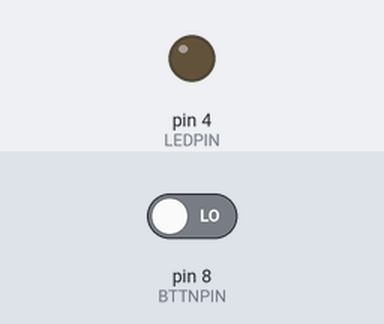
Bench run of a sketch on a simulated Arduino Uno, built with avr-gcc and run on an emulated ATmega328P. On the bench: output pins drawn as LEDs (lit = HIGH). The inputs (shaded band) are chosen by the test bench; at power-on: pin 8 (BTTNPIN) LOW.

Above: at 1.2 s.
1.3 s: pin 8 (BTTNPIN) driven HIGH
At 2.5 s:
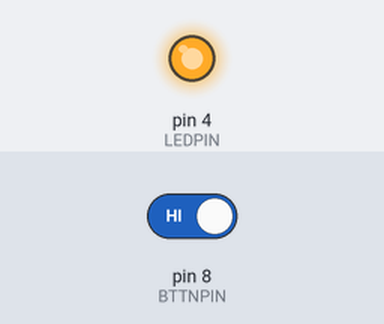
2.8 s: pin 8 (BTTNPIN) driven LOW
At 3.8 s:
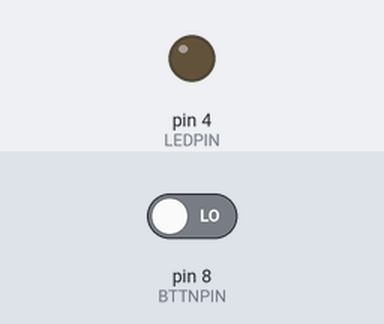
Timing chart, 0 to 5.8 s (numbered marks = the images above; inputs shaded):
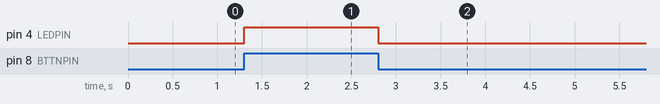

Measured:
- after the input at 1.3 s, pin 4 (LEDPIN): LOW → HIGH at once
- after the input at 2.8 s, pin 4 (LEDPIN): HIGH → LOW at once

The sketch:

button_press.ino
```cpp
// (licence header left out)
#define LEDPIN 4     //pin which is connected to the LED
#define BTTNPIN 8  //pin which is connected to the pushbutton

void setup() {
 pinMode(LEDPIN,OUTPUT);  //set pin to output a signal
 pinMode(BTTNPIN,INPUT);  //set pin to be receive input signal

}

void loop() {
  int bttn = digitalRead(BTTNPIN);  //read the signal on pin connected to button
  if(bttn == HIGH) {            //if the button is pressed
    digitalWrite(LEDPIN,HIGH);  //set the output to HIGH on LEDPIN
  }
  else {                        //if button is not pressed
    digitalWrite(LEDPIN,LOW);   //set output to LOW on LEDPIN
  }

}
```
